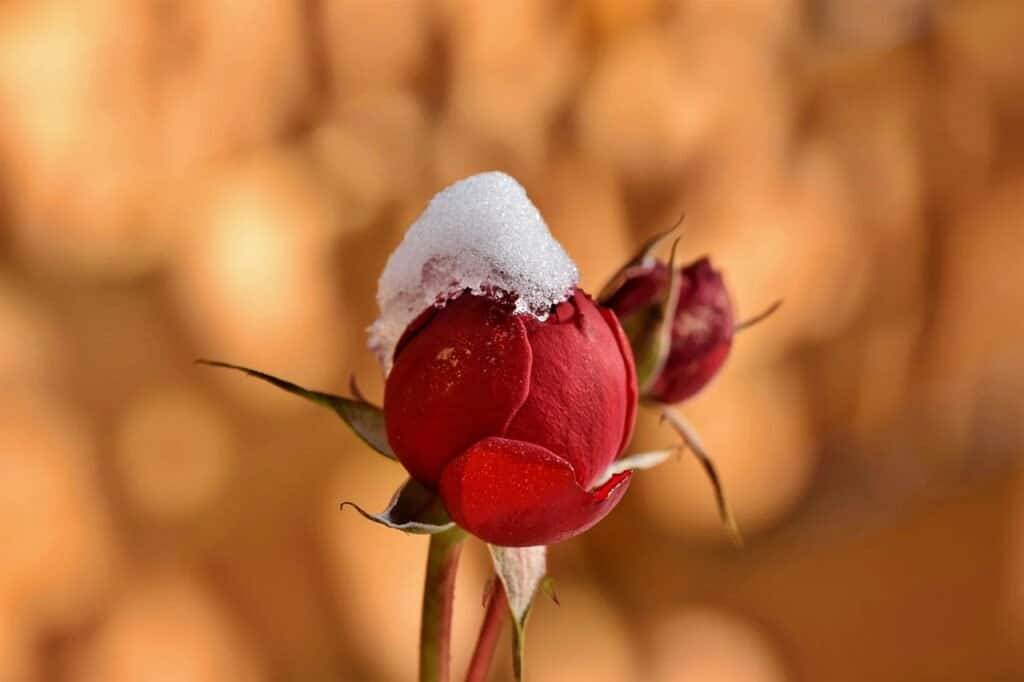
#> input picture Integration/test.jpg, 1024 x 682 px
$ python test.py
#> lines starting #> are read from the running program, lines starting #| are printed output that depends on the picture
import cv2
import time
import numpy as np

def test_rotation_time():
    times_np = []
    times_cv = []

    imp = cv2.imread('test.jpg')
#> imp is the input picture: shape (682, 1024, 3); mean B, G, R 60.4, 110.8, 184

    for i in range(100):
        t1 = time.time()
        cv_imp = cv2.rotate(imp, cv2.ROTATE_180)
        t2 = time.time()
        np_imp = np.flipud(np.fliplr(imp))
        t3 = time.time()

        times_cv.append(t2 - t1)
        times_np.append(t3 - t2)

        cv2.imshow('Original', imp)
        cv2.imshow('OpenCV', cv_imp)
        cv2.imshow('Numpy', np_imp)
        cv2.waitKey(100)
#> this loop made 100 passes
#> pass 1, in test_rotation_time, `cv_imp = cv2.rotate(imp, cv2.ROTATE_180)`:
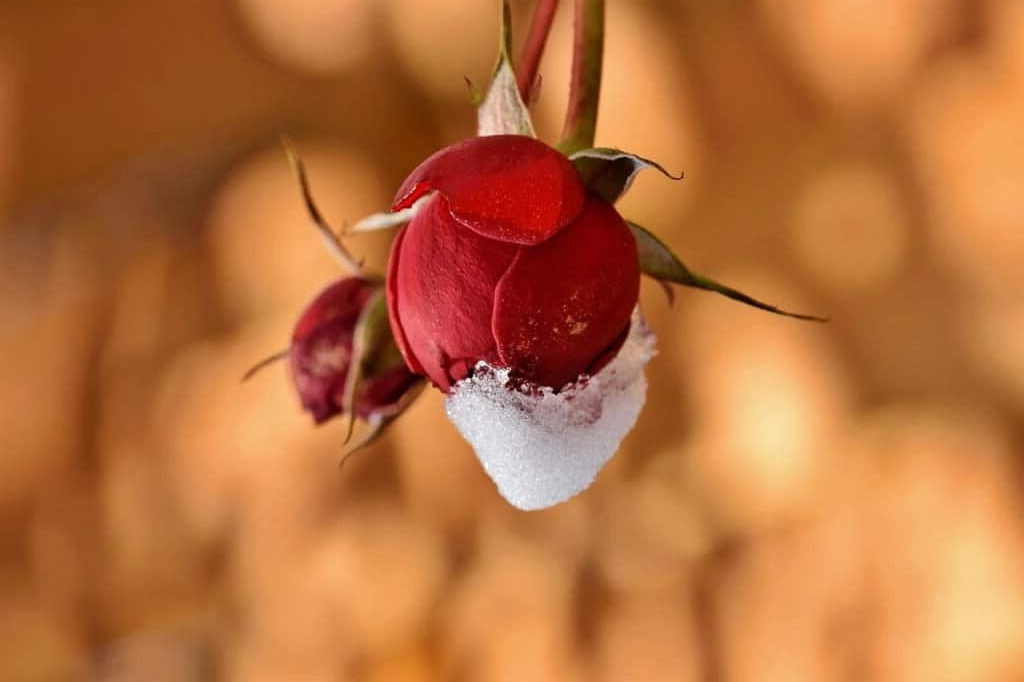
#> cv_imp: shape (682, 1024, 3); mean B, G, R 60.4, 110.8, 184
#> after the loop, times_cv = 100 values, max 0.0532 at index 0, min 0.000154 at index 99, mean 0.000727; times_np = 100 values, max 0.00648 at index 1, min 3.81e-06 at index 78, mean 0.000148

    print('Times Open CV = %f' % (np.array(times_cv).mean()))
#| Times Open CV = 0.000727
    print('Times Numpy R = %f' % (np.array(times_np).mean()))
#| Times Numpy R = 0.000148

if __name__ == '__main__':
    test_rotation_time()
